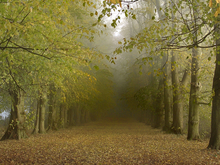
%> input picture DCAHE-MVMEF_Laboratory/weightMapLab/inputImages/66.png, 220 x 165 px, shrunk from 1024 x 768 before the run; its folder holds only this picture in this run
$ octave weightLab.m   (GNU Octave 9; MATLAB toolbox functions it lacks are replaced by stand-ins)
%> lines starting %> are read from the running program, lines starting %| are printed output that depends on the picture
clc;clear all; close all;

for time = 1:2

    InputPath = '.\inputImages\';
    FileName = dir(strcat(InputPath, '*.png'));


    for ttt= 1:length(FileName)

        tempFileName = FileName(ttt).name;
        ImPath = strcat(InputPath, tempFileName);

        input = imread(ImPath);
%> input is the input picture: size 165x220x3 uint8; mean R, G, B 118.9, 107.7, 58.3
        img_haze = double(input) / 255;

%%%%%%%%%%%%%%%%%%%%%%%%%%%%%%%%%%%%%%%%%%%%%%%%%%%%%%%%%%%%%%%%%%%%%%%%%%%
%obtain the sequence of exposure image
        [H, W, C] = size(img_haze);
%> H = 165; W = 220; C = 3
        I = zeros(H, W, 3, 5);

        imageInComb = zeros(H, W*3);
        imageInComb(:, 1:3:end) = img_haze(:, :, 1);
        imageInComb(:, 2:3:end) = img_haze(:, :, 2);
        imageInComb(:, 3:3:end) = img_haze(:, :, 3);
        imageOutComb = adapthisteq(imageInComb);
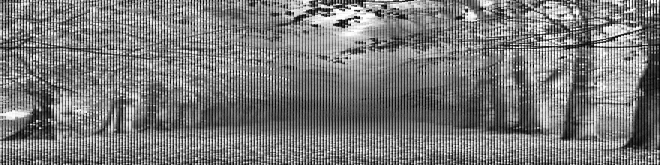
%> imageOutComb: size 165x660 double; min 0, max 1, mean 0.482
        imageOut = zeros(H, W, 3);
        imageOut(:, :, 1) = imageOutComb(:, 1:3:end);
        imageOut(:, :, 2) = imageOutComb(:, 2:3:end);
        imageOut(:, :, 3) = imageOutComb(:, 3:3:end);
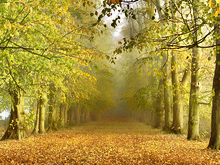
%> imageOut: size 165x220x3 double; mean R, G, B 0.655, 0.564, 0.226


        I(:,:,:,1) = imageOut;

        for i = 2:5
            if ttt == 4
                I(:,:,:,i) = img_haze .^ double(i);
            else
                I(:,:,:,i) = I(:,:,:,1) .^ double(i);
            end

        end


%%%%%%%%%%%%%%%%%%%%%%%%%%%%%%%%%%%%%%%%%%%%%%%%%%%%%%%%%%%%%%%%%%%%%%%%%%%
%calculate the original weight map

%calculate the mean map
        I_k = zeros(H, W, 5);
        for i = 1:5
            I_k(:,:,i) = (I(:,:,1,i) + I(:,:,2,i) + I(:,:,3,i)) ./ 3;
        end

%calculate constract map
        LF = [0 1 0; 1 -4 1; 0 1 0];
        constractSeq = zeros(H, W, 5);
        for i = 1:5
            constractSeq(:,:,i) = abs(imfilter(I_k(:,:,i), LF,'replicate'));
        end


% calculate saturation map
        saturationSeq = zeros(H, W, 5);
        for i = 1:5
            min_map = zeros(H, W);
            for j = 1:H
                for k = 1:W
                    if I(j,k,1,i) <= I(j,k,2,i) && I(j,k,1,i) <= I(j,k,3,i)
                        min_map(j,k) = I(j,k,1,i);
                    elseif I(j,k,2,i) <= I(j,k,1,i) && I(j,k,2,i) <= I(j,k,3,i)
                        min_map(j,k) = I(j,k,2,i);
                    else
                        min_map(j,k) = I(j,k,3,i);
                    end
                end
            end
            saturationSeq(:,:,i) = 1 - (min_map ./ I_k(:,:,i));

        end
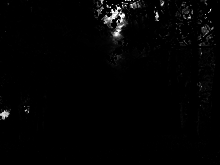
%> min_map: size 165x220 double; min 0, max 1, mean 0.015


%calculate exposure map
        exposureMap = zeros(H, W, 5);
        for i = 1:5
            Ik_mean = sum(sum(I_k(:,:,i))) / W / H;
            exposureMap(:,:,i) = exp(-(I_k(:,:,i) - 1 + Ik_mean) .^ 2 / (2 * 0.5^2));
        end
%> this loop made 5 passes
%> Ik_mean on passes 1 to 5: 0.482, 0.295, 0.202, 0.148, 0.113


%calculate the original weight map
        original_weight_map = zeros(H, W, 5);

        for i = 1:5
            if time == 2

                original_weight_map(:,:,i) = constractSeq(:,:,i) .* saturationSeq(:,:,i) .* exposureMap(:,:,i);

            elseif time == 1

                w_c = zeros(H,W);
                c_mean = sum(sum(constractSeq(:,:,i))) / H / W;
                for j = 1:H
                    for k = 1:W
                        w_c(j,k) = floor(c_mean - constractSeq(j,k,i)) * 2;%((i-1)*0.2 + 1)
                    end
                end

                w_s = zeros(H,W);
                for j = 1:H
                    for k = 1:W
                        a = sort([saturationSeq(j,k,1), saturationSeq(j,k,2), saturationSeq(j,k,3), saturationSeq(j,k,4), saturationSeq(j,k,5)]);
                        min = a(1,5);
                        w_s(j,k) = ((-saturationSeq(j,k,i)) / (2-min))^3;
                    end
                end


                w_e = zeros(H,W);
                mean = sum(sum(exposureMap(:,:,i))) / H / W;
                for j = 1:H
                    for k = 1:W
                         w_e(j,k) = (mean - exposureMap(j,k,i) + 1) ^ (6-i);
                    end
                end
                original_weight_map(:,:,i) = (constractSeq(:,:,i).^ w_c) .* (saturationSeq(:,:,i).^w_s) .* (exposureMap(:,:,i).^w_e);

            end

        end
%> this loop made 5 passes
%> (c_mean, mean) on passes 1 to 5: (0.215, 0.952), (0.229, 0.695), (0.217, 0.492), (0.199, 0.378), (0.18, 0.311)
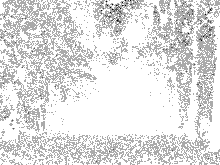
%> w_c: size 165x220 double; min -6, max 0, mean -0.692; drawn with min black and max white
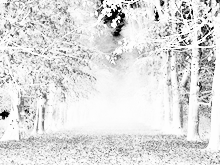
%> w_e: size 165x220 double; min 0.311, max 1.1, mean 1; drawn with min black and max white
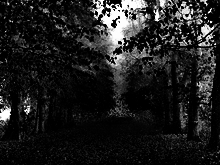
%> w_s: size 165x220 double; min -1, max 0, mean -0.878; drawn with min black and max white
%> after the loop, a = [0.814 0.976 0.997 1 1]; min = 1

        a  = zeros(H,W,3);
        c = original_weight_map(:,:,1)+original_weight_map(:,:,2)+original_weight_map(:,:,3)+original_weight_map(:,:,4)+original_weight_map(:,:,5);
        c = real(c);
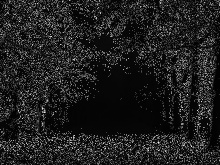
%> c: size 165x220 double; 0.09% of the values are NaN or infinite; the others: min 0.00968, max 92.07, mean 11.4; drawn with min black, max white, NaN and infinite black
        b = max(c);
%> b = 220 values, max 92.07 at index 188, min 37.37 at index 216, mean 63.35
        b = max(b);
%> b = 92.07
        c = c ./b;
        b = sum(sum(c))/H/W;
%> b = NaN

        for i = 1:H
            for j = 1:W
                if c(i,j) > b && c(i,j) <= 0.8
                    c(i,j) = c(i,j) + 0.2;
                elseif c(i,j) >0.8
                    c(i,j) = 1;
                end
            end
        end
%> c: size 165x220 double; 0.09% of the values are NaN or infinite; the others: min 0.000105, max 1, mean 0.124; mean of the top-left, top-right, bottom-left and bottom-right quarters 0.149, NaN, NaN, 0.103

        a(:,:,1) = c;
%> a: size 165x220x3 double; 0.03% of the values are NaN or infinite; the others: min 0, max 1, mean 0.0413
        a(:,:,2) = c;
%> a: size 165x220x3 double; 0.06% of the values are NaN or infinite; the others: min 0, max 1, mean 0.0826
        a(:,:,3) = c;
%> a: size 165x220x3 double; 0.09% of the values are NaN or infinite; the others: min 0.000105, max 1, mean 0.124


        for i = 1:H
            for j = 1:W
                if a(i,j,1) == 0
                    a(i,j,1) = 1;
                end
            end
        end

        figure(10), imshow(a)

        if time == 2
            imwrite(a,['.\result\', tempFileName(1:end-4), '.png',])
        elseif time == 1
            imwrite(a,['.\result\', tempFileName(1:end-4), '_new.png',])
        end

    end
end
